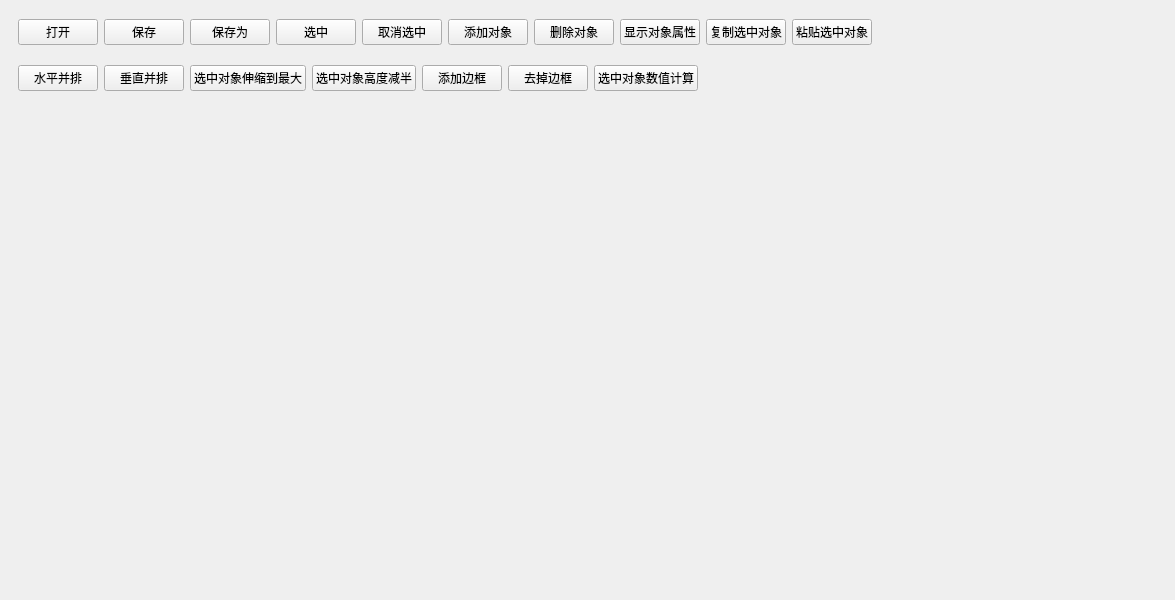
<?xml version="1.0" encoding="UTF-8"?>
<ui version="4.0">
 <class>ReportDesignWindow</class>
 <widget class="QMainWindow" name="ReportDesignWindow">
  <property name="windowModality">
   <enum>Qt::WindowModal</enum>
  </property>
  <property name="geometry">
   <rect>
    <x>0</x>
    <y>0</y>
    <width>1175</width>
    <height>600</height>
   </rect>
  </property>
  <property name="windowTitle">
   <string>打印设计</string>
  </property>
  <widget class="QWidget" name="centralwidget">
   <layout class="QVBoxLayout" name="verticalLayout">
    <property name="spacing">
     <number>0</number>
    </property>
    <item>
     <widget class="QWidget" name="wgtTop" native="true">
      <property name="minimumSize">
       <size>
        <width>0</width>
        <height>46</height>
       </size>
      </property>
      <property name="maximumSize">
       <size>
        <width>16777215</width>
        <height>46</height>
       </size>
      </property>
      <layout class="QHBoxLayout" name="horizontalLayout">
       <item>
        <widget class="QPushButton" name="btnOpen">
         <property name="text">
          <string>打开</string>
         </property>
        </widget>
       </item>
       <item>
        <widget class="QPushButton" name="btnSave">
         <property name="text">
          <string>保存</string>
         </property>
        </widget>
       </item>
       <item>
        <widget class="QPushButton" name="btnSaveAs">
         <property name="text">
          <string>保存为</string>
         </property>
        </widget>
       </item>
       <item>
        <widget class="QPushButton" name="btnSelect">
         <property name="text">
          <string>选中</string>
         </property>
        </widget>
       </item>
       <item>
        <widget class="QPushButton" name="btnDeSelectAll">
         <property name="text">
          <string>取消选中</string>
         </property>
        </widget>
       </item>
       <item>
        <widget class="QPushButton" name="btnAdd">
         <property name="text">
          <string>添加对象</string>
         </property>
        </widget>
       </item>
       <item>
        <widget class="QPushButton" name="btnDelete">
         <property name="text">
          <string>删除对象</string>
         </property>
        </widget>
       </item>
       <item>
        <widget class="QPushButton" name="btnProperty">
         <property name="text">
          <string>显示对象属性</string>
         </property>
        </widget>
       </item>
       <item>
        <widget class="QPushButton" name="btnCopySelectCells">
         <property name="text">
          <string>复制选中对象</string>
         </property>
        </widget>
       </item>
       <item>
        <widget class="QPushButton" name="btnPasteUnder">
         <property name="text">
          <string>粘贴选中对象</string>
         </property>
        </widget>
       </item>
       <item>
        <spacer name="horizontalSpacer">
         <property name="orientation">
          <enum>Qt::Horizontal</enum>
         </property>
         <property name="sizeHint" stdset="0">
          <size>
           <width>417</width>
           <height>20</height>
          </size>
         </property>
        </spacer>
       </item>
      </layout>
     </widget>
    </item>
    <item>
     <widget class="QWidget" name="wgtTop_2" native="true">
      <property name="minimumSize">
       <size>
        <width>0</width>
        <height>46</height>
       </size>
      </property>
      <property name="maximumSize">
       <size>
        <width>16777215</width>
        <height>46</height>
       </size>
      </property>
      <layout class="QHBoxLayout" name="horizontalLayout_2">
       <item>
        <widget class="QPushButton" name="btnHorTile">
         <property name="text">
          <string>水平并排</string>
         </property>
        </widget>
       </item>
       <item>
        <widget class="QPushButton" name="btnVerTile">
         <property name="text">
          <string>垂直并排</string>
         </property>
        </widget>
       </item>
       <item>
        <widget class="QPushButton" name="btnFitToMaxHeight">
         <property name="text">
          <string>选中对象伸缩到最大</string>
         </property>
        </widget>
       </item>
       <item>
        <widget class="QPushButton" name="btnSetResizeCellHeight">
         <property name="text">
          <string>选中对象高度减半</string>
         </property>
        </widget>
       </item>
       <item>
        <widget class="QPushButton" name="btnAddBorder">
         <property name="text">
          <string>添加边框</string>
         </property>
        </widget>
       </item>
       <item>
        <widget class="QPushButton" name="btnRemoveBorder">
         <property name="text">
          <string>去掉边框</string>
         </property>
        </widget>
       </item>
       <item>
        <widget class="QPushButton" name="btnCalValues">
         <property name="text">
          <string>选中对象数值计算</string>
         </property>
        </widget>
       </item>
       <item>
        <spacer name="horizontalSpacer_2">
         <property name="orientation">
          <enum>Qt::Horizontal</enum>
         </property>
         <property name="sizeHint" stdset="0">
          <size>
           <width>417</width>
           <height>20</height>
          </size>
         </property>
        </spacer>
       </item>
      </layout>
     </widget>
    </item>
    <item>
     <widget class="QWidget" name="wgtClient" native="true"/>
    </item>
   </layout>
  </widget>
 </widget>
 <resources/>
 <connections/>
</ui>
